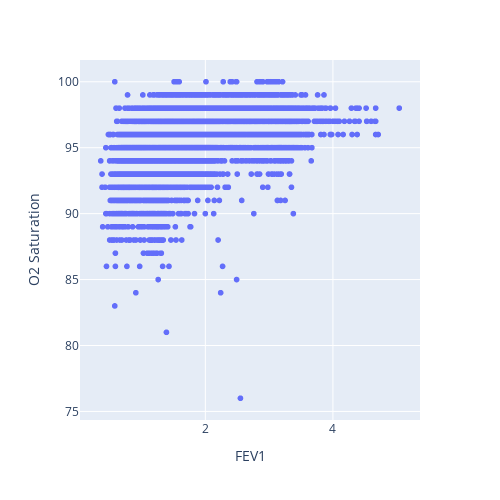
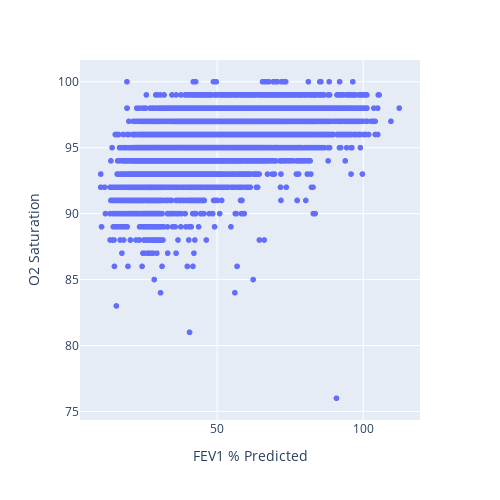

Notebook code for these charts, in order:
### Markdown cell above
## Raw scatter plots

### Code cell
# Raw plot without trendline
fig = px.scatter(O2_FEV1, y="O2 Saturation", x="FEV1")
# fig = px.scatter(O2_FEV1, y="O2 Saturation", x="FEV1", trendline="ols")
fig.update_layout(autosize=False, width=500, height=500)
fig.show()
fig.write_image(plotsdir + "FEV1-O2 raw.pdf")

fig = px.scatter(O2_FEV1, y="O2 Saturation", x="FEV1 % Predicted")
fig.update_layout(autosize=False, width=500, height=500)
fig.show()
# fig.write_image(plotsdir + "FEV1 % Predicted-O2 raw.pdf")

O2_FEV1.shape

### Figure 1 — Plotly figure (JSON) as saved in the notebook; plotly's stock layout.template omitted (floating-point values rounded to 4 significant figures; data arrays with more than 128 entries replaced by an {"elided": "..."} marker saying what was removed)
{"data": [{"hovertemplate": "FEV1=%{x}<br>O2 Saturation=%{y}<extra></extra>", "legendgroup": "", "marker": {"color": "#636efa", "symbol": "circle"}, "mode": "markers", "name": "", "showlegend": false, "type": "scattergl", "x": {"elided": "9526 float values"}, "xaxis": "x", "y": {"elided": "9526 int values"}, "yaxis": "y"}], "layout": {"autosize": false, "height": 500, "legend": {"tracegroupgap": 0}, "margin": {"t": 60}, "width": 500, "xaxis": {"anchor": "y", "domain": [0, 1], "title": {"text": "FEV1"}}, "yaxis": {"anchor": "x", "domain": [0, 1], "title": {"text": "O2 Saturation"}}}}

### Figure 2 — Plotly figure (JSON) as saved in the notebook; plotly's stock layout.template omitted (floating-point values rounded to 4 significant figures; data arrays with more than 128 entries replaced by an {"elided": "..."} marker saying what was removed)
{"data": [{"hovertemplate": "FEV1 % Predicted=%{x}<br>O2 Saturation=%{y}<extra></extra>", "legendgroup": "", "marker": {"color": "#636efa", "symbol": "circle"}, "mode": "markers", "name": "", "showlegend": false, "type": "scattergl", "x": {"elided": "9526 float values"}, "xaxis": "x", "y": {"elided": "9526 int values"}, "yaxis": "y"}], "layout": {"autosize": false, "height": 500, "legend": {"tracegroupgap": 0}, "margin": {"t": 60}, "width": 500, "xaxis": {"anchor": "y", "domain": [0, 1], "title": {"text": "FEV1 % Predicted"}}, "yaxis": {"anchor": "x", "domain": [0, 1], "title": {"text": "O2 Saturation"}}}}
